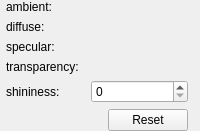
         <widget class="QWidget" name="formTabWidgetPage1" native="true">
          <attribute name="title">
           <string>Lightning</string>
          </attribute>
          <layout class="QGridLayout" name="gridLayout">
           <property name="leftMargin">
            <number>6</number>
           </property>
           <property name="topMargin">
            <number>0</number>
           </property>
           <property name="rightMargin">
            <number>6</number>
           </property>
           <property name="bottomMargin">
            <number>0</number>
           </property>
           <property name="horizontalSpacing">
            <number>6</number>
           </property>
           <item row="3" column="1" colspan="3">
            <widget class="ColorChooser" name="widget_7" native="true">
             <property name="sizePolicy">
              <sizepolicy hsizetype="Expanding" vsizetype="Preferred">
               <horstretch>0</horstretch>
               <verstretch>0</verstretch>
              </sizepolicy>
             </property>
            </widget>
           </item>
           <item row="4" column="0" colspan="2">
            <widget class="QLabel" name="label_30">
             <property name="text">
              <string>shininess:</string>
             </property>
            </widget>
           </item>
           <item row="0" column="0">
            <widget class="QLabel" name="label_27">
             <property name="text">
              <string>ambient:</string>
             </property>
            </widget>
           </item>
           <item row="0" column="1" colspan="3">
            <widget class="ColorChooser" name="widget_4" native="true">
             <property name="sizePolicy">
              <sizepolicy hsizetype="Expanding" vsizetype="Preferred">
               <horstretch>0</horstretch>
               <verstretch>0</verstretch>
              </sizepolicy>
             </property>
            </widget>
           </item>
           <item row="3" column="0">
            <widget class="QLabel" name="label_31">
             <property name="text">
              <string>transparency:</string>
             </property>
            </widget>
           </item>
           <item row="1" column="1" colspan="3">
            <widget class="ColorChooser" name="widget_5" native="true">
             <property name="sizePolicy">
              <sizepolicy hsizetype="Expanding" vsizetype="Preferred">
               <horstretch>0</horstretch>
               <verstretch>0</verstretch>
              </sizepolicy>
             </property>
            </widget>
           </item>
           <item row="2" column="0">
            <widget class="QLabel" name="label_29">
             <property name="text">
              <string>specular:</string>
             </property>
            </widget>
           </item>
           <item row="2" column="1" colspan="3">
            <widget class="ColorChooser" name="widget_6" native="true">
             <property name="sizePolicy">
              <sizepolicy hsizetype="Expanding" vsizetype="Preferred">
               <horstretch>0</horstretch>
               <verstretch>0</verstretch>
              </sizepolicy>
             </property>
            </widget>
           </item>
           <item row="4" column="2">
            <widget class="QSpinBox" name="spinBox_8">
             <property name="sizePolicy">
              <sizepolicy hsizetype="Expanding" vsizetype="Fixed">
               <horstretch>0</horstretch>
               <verstretch>0</verstretch>
              </sizepolicy>
             </property>
            </widget>
           </item>
           <item row="1" column="0">
            <widget class="QLabel" name="label_28">
             <property name="text">
              <string>diffuse:</string>
             </property>
            </widget>
           </item>
           <item row="5" column="2" alignment="Qt::AlignRight">
            <widget class="QPushButton" name="pushButton_9">
             <property name="text">
              <string>Reset</string>
             </property>
            </widget>
           </item>
          </layout>
         </widget>
